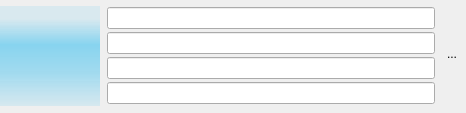
<?xml version="1.0" encoding="UTF-8"?>
<ui version="4.0">
 <class>track</class>
 <widget class="QWidget" name="track">
  <property name="geometry">
   <rect>
    <x>0</x>
    <y>0</y>
    <width>466</width>
    <height>113</height>
   </rect>
  </property>
  <property name="sizePolicy">
   <sizepolicy hsizetype="Expanding" vsizetype="Maximum">
    <horstretch>0</horstretch>
    <verstretch>0</verstretch>
   </sizepolicy>
  </property>
  <property name="windowTitle">
   <string>Form</string>
  </property>
  <property name="styleSheet">
   <string notr="true">QWidget#track{
	background-color: transparent
	border-radius:5px;
}

</string>
  </property>
  <layout class="QVBoxLayout" name="verticalLayout">
   <property name="spacing">
    <number>0</number>
   </property>
   <property name="leftMargin">
    <number>0</number>
   </property>
   <property name="topMargin">
    <number>0</number>
   </property>
   <property name="rightMargin">
    <number>0</number>
   </property>
   <property name="bottomMargin">
    <number>0</number>
   </property>
   <item>
    <widget class="QWidget" name="widget" native="true">
     <property name="styleSheet">
      <string notr="true"> QWidget#widget
       {color: silver;
         background-image:url(:/icons/texture.png), linear-gradient(hsla(0,0%,32%,.99), hsla(0,0%,27%,.95));
        selection-background-color:#3d8ec9;
        selection-color: black; background-clip: border;
        border-image: none; outline: 0;}</string>
     </property>
     <layout class="QVBoxLayout" name="verticalLayout_4">
      <property name="leftMargin">
       <number>0</number>
      </property>
      <property name="topMargin">
       <number>0</number>
      </property>
      <property name="rightMargin">
       <number>4</number>
      </property>
      <property name="bottomMargin">
       <number>0</number>
      </property>
      <item>
       <layout class="QHBoxLayout" name="horizontalLayout_2">
        <property name="spacing">
         <number>0</number>
        </property>
        <property name="leftMargin">
         <number>0</number>
        </property>
        <property name="rightMargin">
         <number>0</number>
        </property>
        <item>
         <widget class="QLabel" name="cover">
          <property name="sizePolicy">
           <sizepolicy hsizetype="Minimum" vsizetype="Minimum">
            <horstretch>0</horstretch>
            <verstretch>0</verstretch>
           </sizepolicy>
          </property>
          <property name="minimumSize">
           <size>
            <width>100</width>
            <height>100</height>
           </size>
          </property>
          <property name="maximumSize">
           <size>
            <width>100</width>
            <height>100</height>
           </size>
          </property>
          <property name="styleSheet">
           <string notr="true">background-color: qlineargradient(spread:pad, x1:0, y1:0, x2:0, y2:1, stop:0.129213 rgba(9, 178, 239, 25), stop:0.38764 rgba(9, 178, 239, 115), stop:0.679775 rgba(9, 178, 239, 84), stop:1 rgba(9, 178, 239, 27));
border:none;</string>
          </property>
          <property name="frameShape">
           <enum>QFrame::StyledPanel</enum>
          </property>
          <property name="text">
           <string/>
          </property>
          <property name="pixmap">
           <pixmap resource="icons.qrc">:/icons/sidebar/album.png</pixmap>
          </property>
          <property name="scaledContents">
           <bool>true</bool>
          </property>
          <property name="margin">
           <number>0</number>
          </property>
         </widget>
        </item>
        <item>
         <layout class="QVBoxLayout" name="verticalLayout_2">
          <property name="leftMargin">
           <number>7</number>
          </property>
          <property name="topMargin">
           <number>4</number>
          </property>
          <property name="rightMargin">
           <number>7</number>
          </property>
          <property name="bottomMargin">
           <number>4</number>
          </property>
          <item>
           <widget class="QLineEdit" name="id"/>
          </item>
          <item>
           <widget class="QLineEdit" name="url"/>
          </item>
          <item>
           <widget class="QLineEdit" name="dominant_color"/>
          </item>
          <item>
           <widget class="QLineEdit" name="songId"/>
          </item>
         </layout>
        </item>
        <item>
         <layout class="QVBoxLayout" name="verticalLayout_3">
          <property name="spacing">
           <number>5</number>
          </property>
          <property name="topMargin">
           <number>3</number>
          </property>
          <property name="rightMargin">
           <number>0</number>
          </property>
          <property name="bottomMargin">
           <number>3</number>
          </property>
          <item>
           <spacer name="verticalSpacer">
            <property name="orientation">
             <enum>Qt::Vertical</enum>
            </property>
            <property name="sizeHint" stdset="0">
             <size>
              <width>20</width>
              <height>40</height>
             </size>
            </property>
           </spacer>
          </item>
          <item>
           <layout class="QHBoxLayout" name="horizontalLayout_4">
            <property name="topMargin">
             <number>0</number>
            </property>
            <item>
             <widget class="QLabel" name="playing">
              <property name="minimumSize">
               <size>
                <width>16</width>
                <height>16</height>
               </size>
              </property>
              <property name="maximumSize">
               <size>
                <width>16</width>
                <height>16</height>
               </size>
              </property>
              <property name="text">
               <string/>
              </property>
              <property name="alignment">
               <set>Qt::AlignCenter</set>
              </property>
             </widget>
            </item>
           </layout>
          </item>
          <item>
           <layout class="QHBoxLayout" name="horizontalLayout_3">
            <property name="topMargin">
             <number>0</number>
            </property>
            <item>
             <widget class="QPushButton" name="option">
              <property name="sizePolicy">
               <sizepolicy hsizetype="Maximum" vsizetype="Expanding">
                <horstretch>0</horstretch>
                <verstretch>0</verstretch>
               </sizepolicy>
              </property>
              <property name="maximumSize">
               <size>
                <width>20</width>
                <height>16777215</height>
               </size>
              </property>
              <property name="styleSheet">
               <string notr="true">border:none;</string>
              </property>
              <property name="text">
               <string>...</string>
              </property>
             </widget>
            </item>
           </layout>
          </item>
          <item>
           <layout class="QHBoxLayout" name="horizontalLayout">
            <property name="topMargin">
             <number>0</number>
            </property>
            <property name="bottomMargin">
             <number>4</number>
            </property>
            <item>
             <widget class="QLabel" name="offline">
              <property name="minimumSize">
               <size>
                <width>16</width>
                <height>16</height>
               </size>
              </property>
              <property name="maximumSize">
               <size>
                <width>16</width>
                <height>16</height>
               </size>
              </property>
              <property name="text">
               <string/>
              </property>
              <property name="alignment">
               <set>Qt::AlignCenter</set>
              </property>
              <property name="margin">
               <number>0</number>
              </property>
             </widget>
            </item>
           </layout>
          </item>
          <item>
           <spacer name="verticalSpacer_2">
            <property name="orientation">
             <enum>Qt::Vertical</enum>
            </property>
            <property name="sizeHint" stdset="0">
             <size>
              <width>20</width>
              <height>40</height>
             </size>
            </property>
           </spacer>
          </item>
         </layout>
        </item>
       </layout>
      </item>
     </layout>
    </widget>
   </item>
  </layout>
 </widget>
 <resources>
  <include location="icons.qrc"/>
 </resources>
 <connections/>
</ui>
